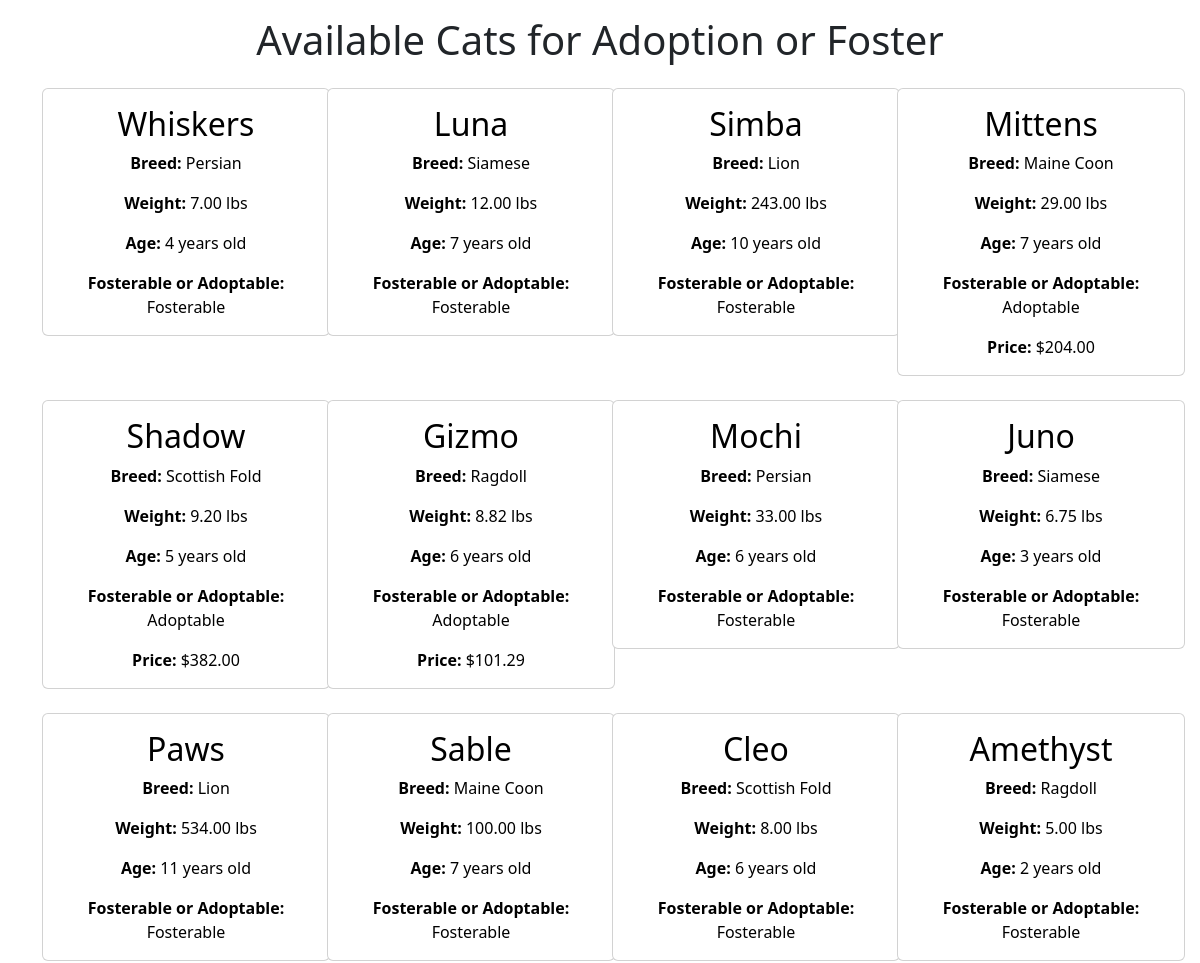
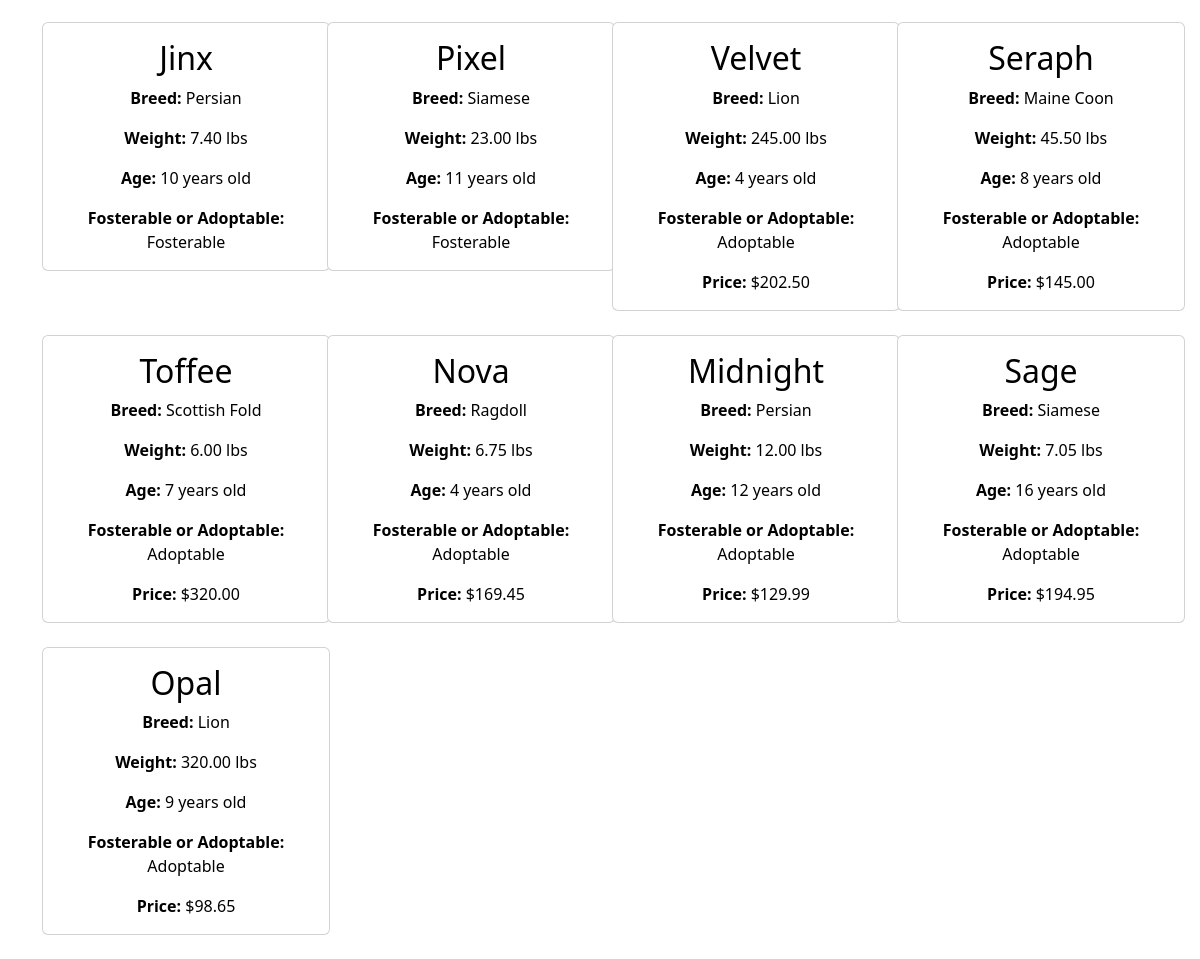
Before: /cats/ with the older database file (2 pictures, top to bottom).
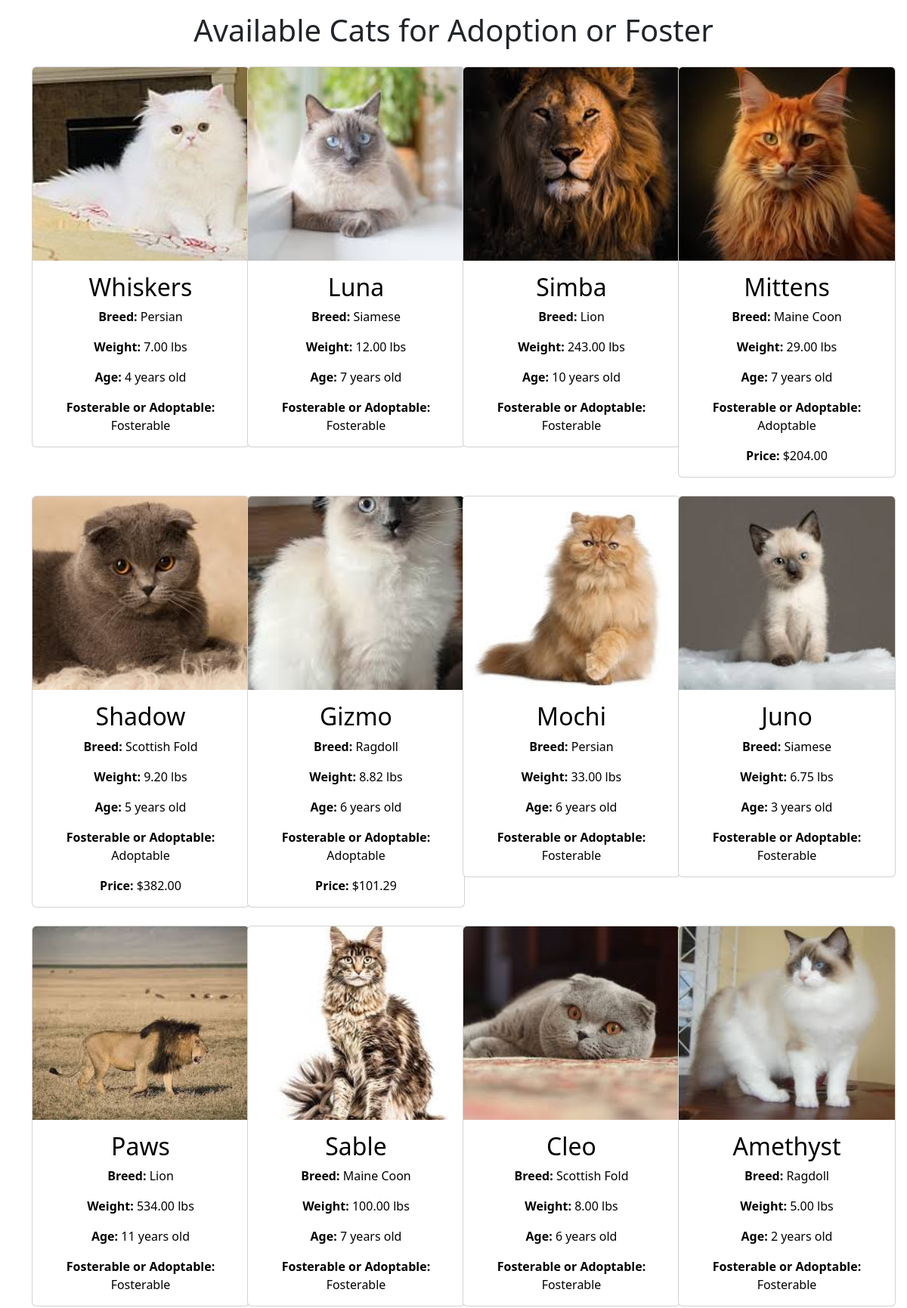
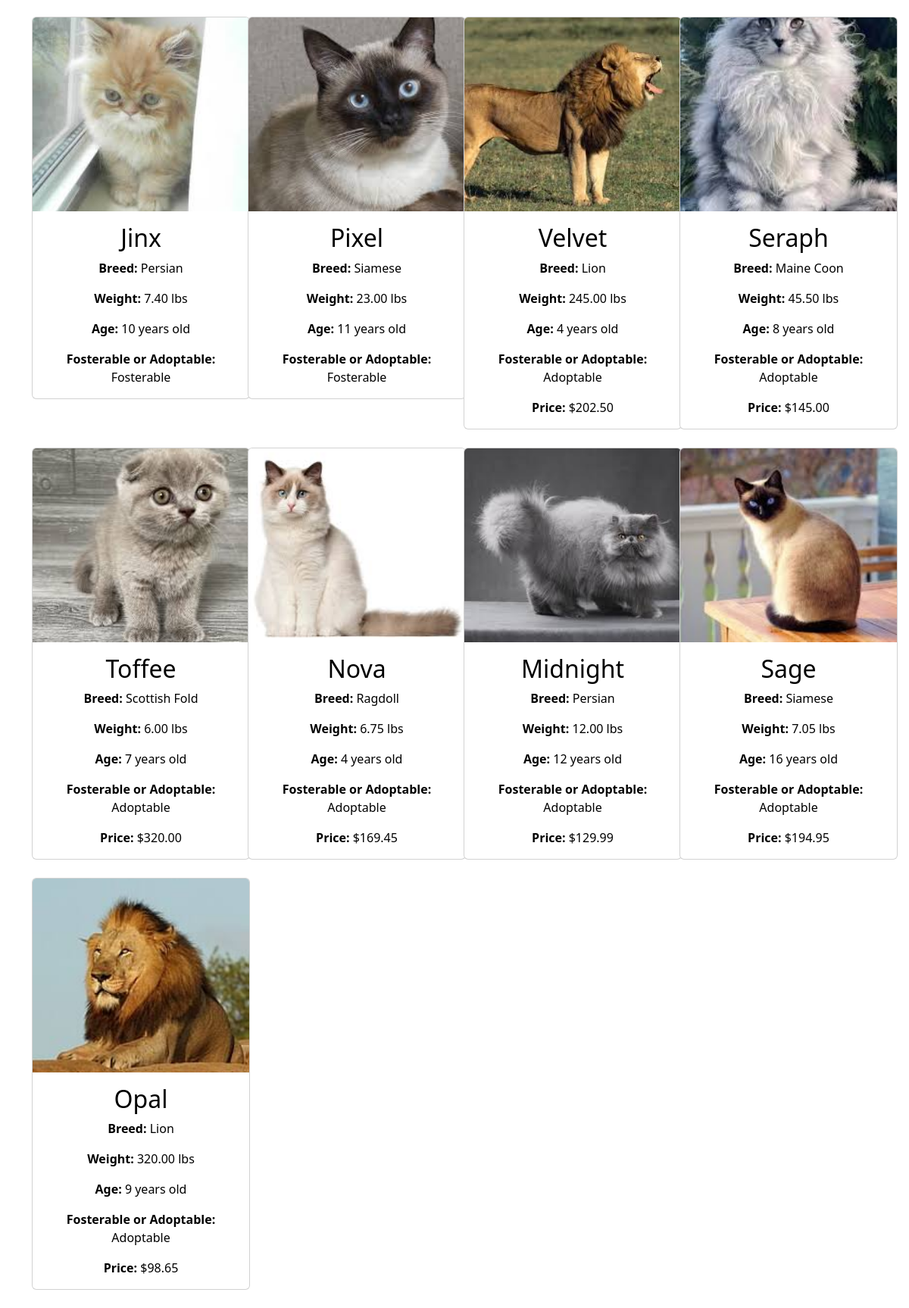
After: the same page with the newer database file (2 pictures, top to bottom).
### animal_adoption_app/models.py (models this page shows, shortened)
class Cat(models.Model):
    animal = models.OneToOneField(Animal, on_delete=models.CASCADE, primary_key=True)
    breed = models.CharField(max_length=100)
    weight = models.DecimalField(max_digits=5, decimal_places=2)
    age = models.IntegerField()
    personality = models.TextField()
    up_to_date_on_vaccines = models.BooleanField(default=False)

class Animal(models.Model):
    id = models.AutoField(primary_key=True)
    name = models.CharField(max_length=100, unique=True)
    price = models.DecimalField(max_digits=10, decimal_places=2)
    fosterable = models.BooleanField(default=False)
    image_path = models.CharField(max_length=255, blank=True, null=True)
    SHELTER_CHOICES = [
        ('Homeward Animal Shelter', 'Homeward Animal Shelter'),
        ('Cats Cradle Shelter Inc', 'Cats Cradle Shelter Inc'),
        ('Minn-Kota PAAWS', 'Minn-Kota PAAWS'),
    ]
    shelter = models.CharField(max_length=100, choices=SHELTER_CHOICES)

### animal_adoption_app/views.py (the view)
# urls.py: path('cats/', views.cats, name='cats'),
def cats(request):
    cats = Cat.objects.all()
    return render(request, 'animal_adoption_app/cats.html', {'cat_list': cats})

### templates/animal_adoption_app/cats.html (shortened to what this page needs)
<!DOCTYPE html>
<html lang="en">
<head>
    <link href="https://cdn.jsdelivr.net/npm/bootstrap@5.3.3/dist/css/bootstrap.min.css" rel="stylesheet">
</head>
<body>
    {% load static %}
    <h1 class="text-center mt-3 mb-4">Available Cats for Adoption or Foster</h1>
    <div class="container">
        <div class="row row-cols-1 row-cols-md-2 row-cols-lg-3 row-cols-xl-4">
            {% for cat in cat_list %}
                <div class="col mb-4 text-center">
                    <div class="card" style="width: 18rem;">
                        <a href="{% url 'animal_detail' cat.animal.id %}" class="card-link">
                            {% if cat.animal.image_path %}
                                <img class="card-img-top" src="{% static cat.animal.image_path %}" alt="{{ cat.animal.name }} Image" alt="Card image cap">
                            {% endif %}
                            <div class="card-body">
                                <h2 class="card-title">{{ cat.animal.name }}</h2>
                                <p class="card-text"><strong>Breed:</strong> {{ cat.breed }}</p>
                                <p class="card-text"><strong>Weight:</strong> {{ cat.weight }} lbs</p>
                                <p class="card-text"><strong>Age:</strong> {{ cat.age }} years old</p>
                                <p class="card-text"><strong>Fosterable or Adoptable:</strong> {% if cat.animal.fosterable %}Fosterable{% else %}Adoptable{% endif %}</p>
                                {% if not cat.animal.fosterable %}
                                    <p class="card-text"><strong>Price:</strong> ${{ cat.animal.price }}</p>
                                {% endif %}
                            </div>
                        </a>
                    </div>
                </div>
            {% empty %}
                <p class="col text-center">No cats available for adoption or foster.</p>
            {% endfor %}
        </div>
    </div>
</body>
</html>

Changed rows visible on the page:
changed through a linked row, Cat "Whiskers": animal_id.image_path: picture added
changed through a linked row, Cat "Luna": animal_id.image_path: picture added
changed through a linked row, Cat "Simba": animal_id.image_path: picture added
changed through a linked row, Cat "Mittens": animal_id.image_path: picture added
changed through a linked row, Cat "Shadow": animal_id.image_path: picture added
changed through a linked row, Cat "Gizmo": animal_id.image_path: picture added
changed through a linked row, Cat "Mochi": animal_id.image_path: picture added
changed through a linked row, Cat "Juno": animal_id.image_path: picture added
changed through a linked row, Cat "Paws": animal_id.image_path: picture added
changed through a linked row, Cat "Sable": animal_id.image_path: picture added
changed through a linked row, Cat "Cleo": animal_id.image_path: picture added
changed through a linked row, Cat "Amethyst": animal_id.image_path: picture added
changed through a linked row, Cat "Jinx": animal_id.image_path: picture added
changed through a linked row, Cat "Pixel": animal_id.image_path: picture added
changed through a linked row, Cat "Velvet": animal_id.image_path: picture added
changed through a linked row, Cat "Seraph": animal_id.image_path: picture added
changed through a linked row, Cat "Toffee": animal_id.image_path: picture added
changed through a linked row, Cat "Nova": animal_id.image_path: picture added
changed through a linked row, Cat "Midnight": animal_id.image_path: picture added
changed through a linked row, Cat "Sage": animal_id.image_path: picture added
changed through a linked row, Cat "Opal": animal_id.image_path: picture added
